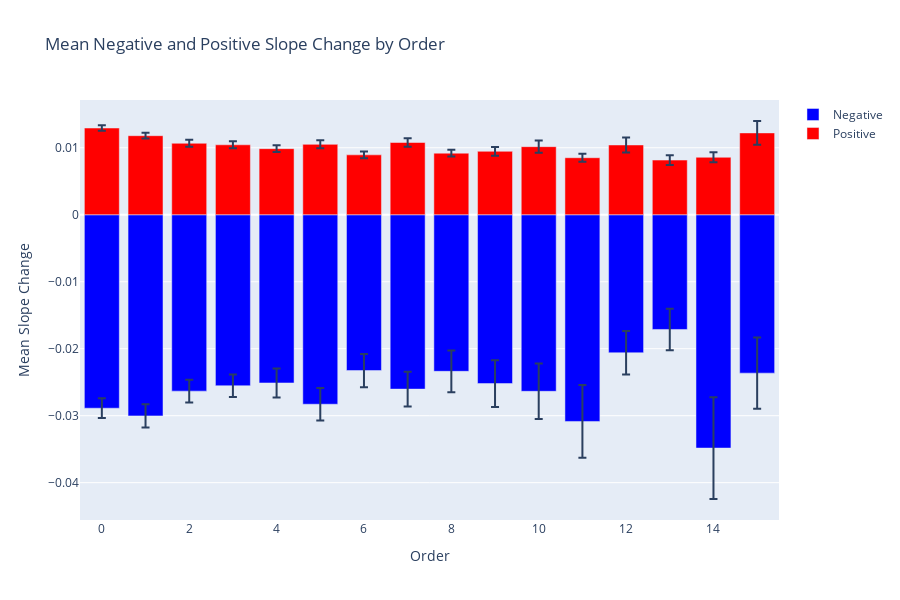

Write notebook code for a chart like this one.
### Code cell
# Plotting with Plotly
fig = px.bar(pivot_df, x='order', y='negative',
             labels={'negative': 'Mean Slope Change', 'order': 'Order'},
             title='Mean Negative and Positive Slope Change by Order',
             height=600,
             error_y='neg_se')

# Update existing traces to show the legend for the color blue
fig.update_traces(marker=dict(color='blue'), selector=dict(type='bar'), showlegend=True, name='Negative')

# Add positive bars with their error values
fig.add_bar(x=pivot_df['order'], y=pivot_df['positive'], 
            error_y=dict(type='data', array=pivot_df['pos_se']),
            name='Positive',
            marker_color='red')

# Show the plot
fig.show()

### Figure 1 — Plotly figure (JSON) as saved in the notebook; plotly's stock layout.template omitted (floating-point values rounded to 4 significant figures)
{"data": [{"alignmentgroup": "True", "error_y": {"array": [0.001474, 0.001729, 0.001708, 0.001697, 0.002171, 0.002421, 0.002484, 0.002593, 0.003118, 0.003494, 0.004138, 0.005433, 0.003249, 0.003089, 0.007604, 0.005309]}, "hovertemplate": "Order=%{x}<br>Mean Slope Change=%{y}<extra></extra>", "legendgroup": "", "marker": {"color": "blue", "pattern": {"shape": ""}}, "name": "Negative", "offsetgroup": "", "orientation": "v", "showlegend": true, "textposition": "auto", "type": "bar", "x": [0, 1, 2, 3, 4, 5, 6, 7, 8, 9, 10, 11, 12, 13, 14, 15], "xaxis": "x", "y": [-0.02888, -0.03003, -0.02633, -0.02553, -0.02511, -0.02829, -0.02326, -0.02603, -0.02338, -0.02521, -0.02636, -0.03086, -0.02061, -0.01713, -0.03483, -0.02365], "yaxis": "y"}, {"error_y": {"array": [0.000406, 0.000433, 0.0005259, 0.0005178, 0.0004883, 0.0005987, 0.0004971, 0.0006236, 0.0005146, 0.0006605, 0.0009244, 0.0005892, 0.001112, 0.0007302, 0.0007379, 0.001778], "type": "data"}, "marker": {"color": "red"}, "name": "Positive", "type": "bar", "x": [0, 1, 2, 3, 4, 5, 6, 7, 8, 9, 10, 11, 12, 13, 14, 15], "y": [0.01295, 0.01181, 0.01067, 0.01045, 0.009871, 0.01051, 0.008945, 0.01079, 0.009195, 0.009474, 0.01017, 0.008515, 0.01042, 0.008166, 0.008582, 0.01222]}], "layout": {"barmode": "relative", "height": 600, "legend": {"tracegroupgap": 0}, "title": {"text": "Mean Negative and Positive Slope Change by Order"}, "xaxis": {"anchor": "y", "domain": [0, 1], "title": {"text": "Order"}}, "yaxis": {"anchor": "x", "domain": [0, 1], "title": {"text": "Mean Slope Change"}}}}
